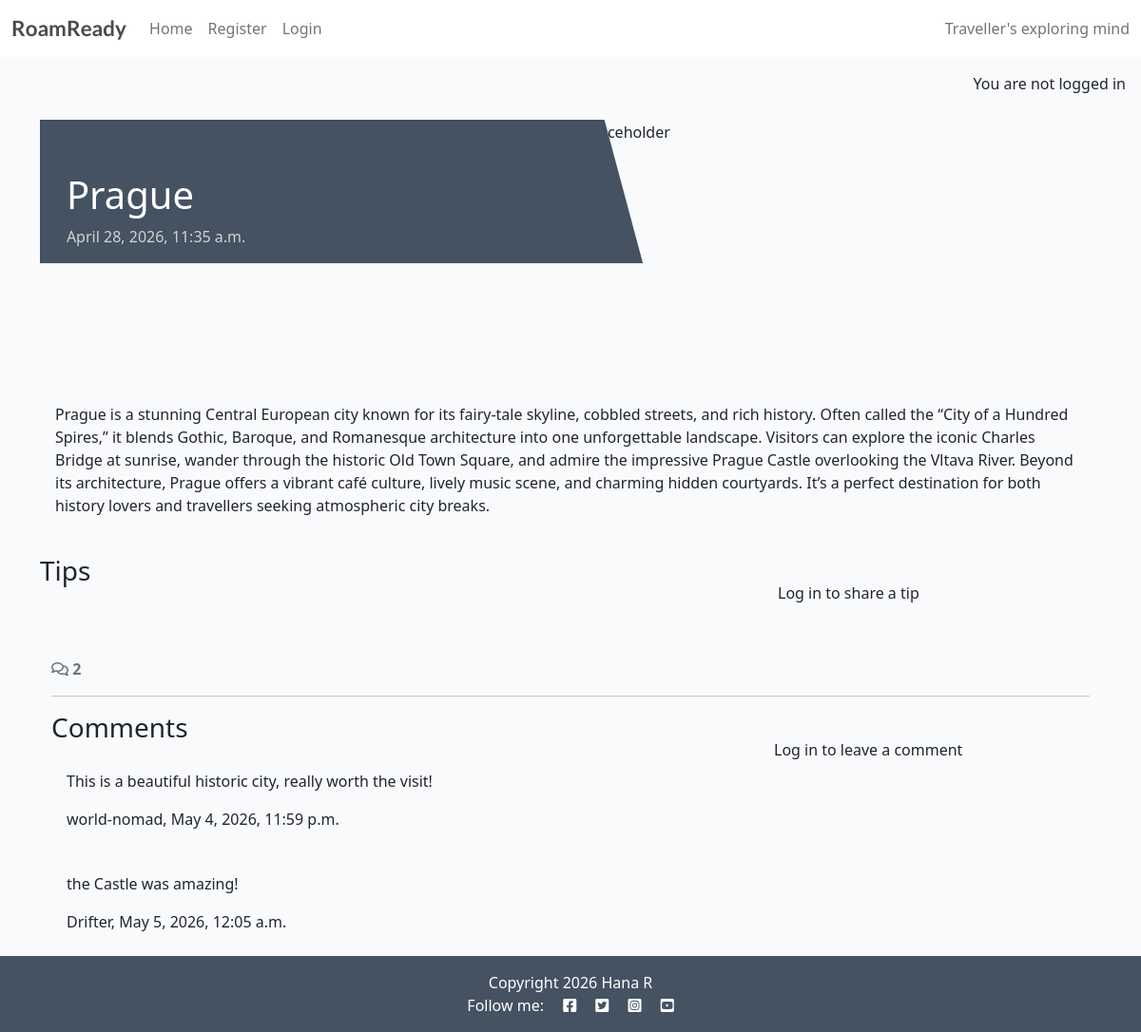
Before: /1/ with the older database file.
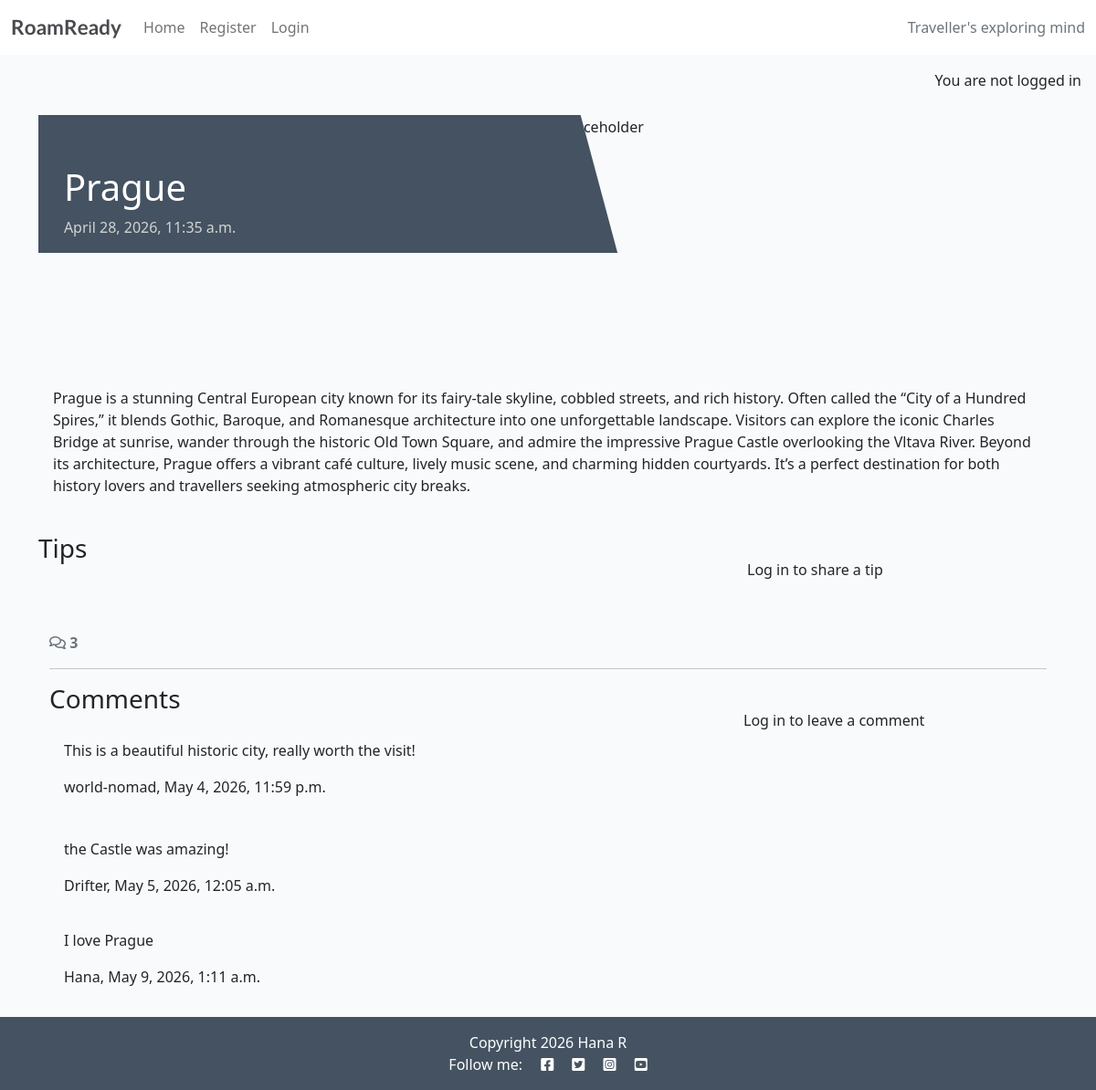
After: the same page with the newer database file.
### destinations/models.py (models this page shows, shortened)
class Comment(models.Model):
    destination = models.ForeignKey(Destination, on_delete=models.CASCADE, related_name="comments")
    user = models.ForeignKey(User, on_delete=models.CASCADE, related_name="comments", null=True, blank=True)
    text = models.TextField()
    created_on = models.DateTimeField(auto_now_add=True)
    approved = models.BooleanField(default=False)

### destinations/views.py (the view, shortened to what this page needs)
# urls.py: path('<int:pk>/', views.destination_detail, name='destination_detail'),
def destination_detail(request, pk):
    destination = get_object_or_404(Destination, pk=pk)
    comments = destination.comments.all().order_by("-created_on")
    comment_count = destination.comments.filter(approved=True).count()
    tips = destination.tips.all().order_by("tip_type")
    comment_form = CommentForm()
    tip_form = TipForm()
    return render(
        request,
        "destinations/destination_detail.html",
        {"destination": destination,
         "comments":comments,
         "comment_count": comment_count,
         "comment_form": comment_form,
         "tip_form": tip_form
         },
    )

### destinations/templates/destinations/destination_detail.html (shortened to what this page needs)
{% extends 'base.html' %} {% block content %}
{% load static %}
{% load crispy_forms_tags %}
<div class="masthead">
    <div class="container">
        <div class="row g-0">
            <div class="col-md-6 masthead-text">
                <h1 class="post-title">{{ destination.name }}</h1>
                <p class="post-subtitle">{{ destination.created_on }}</p>
            </div>
            <div class="d-none d-md-block col-md-6 masthead-image">
                <img src="{% static 'images/default.jpg' %}" class="scale" alt="placeholder">
            </div>
        </div>
    </div>
</div>
<div class="container">
    <div class="row">
        <div class="col card mb-4  mt-3 left  top">
            <div class="card-body ">
                <p class="card-text">
                    {{ destination.description | safe }}
                </p>
            </div>
        </div>
    </div>
</div>
<div class="container">
    <div class="row">
        <div class="col-md-8">
            <h3>Tips</h3>
        </div>
        <div class="col-md-4">
            <div class="card mb-4 mt-3">
                <div class="card-body">
                    {% if user.is_authenticated %}
                    <h4>Add a tip</h4>
                    <p class="mb-2">Posting as: {{ user.username }}</p>
                    <form id="tipForm" method="post" style="margin-top: 1.3em;">
                        {% csrf_token %}
                        {{ tip_form | crispy }}
                        <button id="tipSubmitButton" type="submit" class="btn btn-signup btn-lg">Submit</button>
        </form>
        {% else %}
        <p>Log in to share a tip</p>
        {% endif %}
      </div>
        </div>
    </div>
</div>
<div class="container">
    <div class="row">
        <div class="col-12">
            <strong class="text-secondary">
                <i class="far fa-comments"></i> {{ comment_count }}
            </strong>
        </div>
        <div class="col-12">
            <hr>
        </div>
    </div>
    <div class="row">
        <div class="col-md-8">
            <h3 class="mb-0">Comments</h3>
            {% for comment in destination.comments.all %}
            <div class="card mb-2">
                <div class="card-body {% if not comment.approved and comment.user == user %}faded{% elif not comment.approved %}d-none{% endif %}">
                    <div id="comment{{ comment.id }}" class="card-id">{{ comment.text | linebreaks }}</div>
                    <p  class="card-text {% if not comment.approved and comment.user == user %}faded{% endif %}">{{ comment.user }}, {{ comment.created_on }}</p>
                </div>
            </div>
            {% empty %}
            <p class="text-muted">No comments yet</p>
            {% endfor %}
        </div>
        <div class="col-md-4">
            <div class="card mb-4 mt-3">
                <div class="card-body">
                    {% if user.is_authenticated %}
                    <h4>Leave a comment</h4>
                    <p class="mb-2">Posting as: {{ user.username }}</p>
                    <form id="commentForm" method="post" style="margin-top: 1.3em;">
                        {% csrf_token %}
                        {{ comment_form | crispy}}
                        <button id="commentSubmitButton" type="submit" class="btn btn-signup btn-lg">Submit</button>
                    </form>
                    {% else %}
                    <p>Log in to leave a comment</p>
                    {% endif %}
                </div>
            </div>
        </div>
    </div>
</div>
{% endblock content %}

Changed rows visible on the page:
added Comment: text "I love Prague", user "Hana", created_on "May 9, 2026, 1:11 a.m."
Other visible differences:
{{ comment_count }}: "2" → "3"
